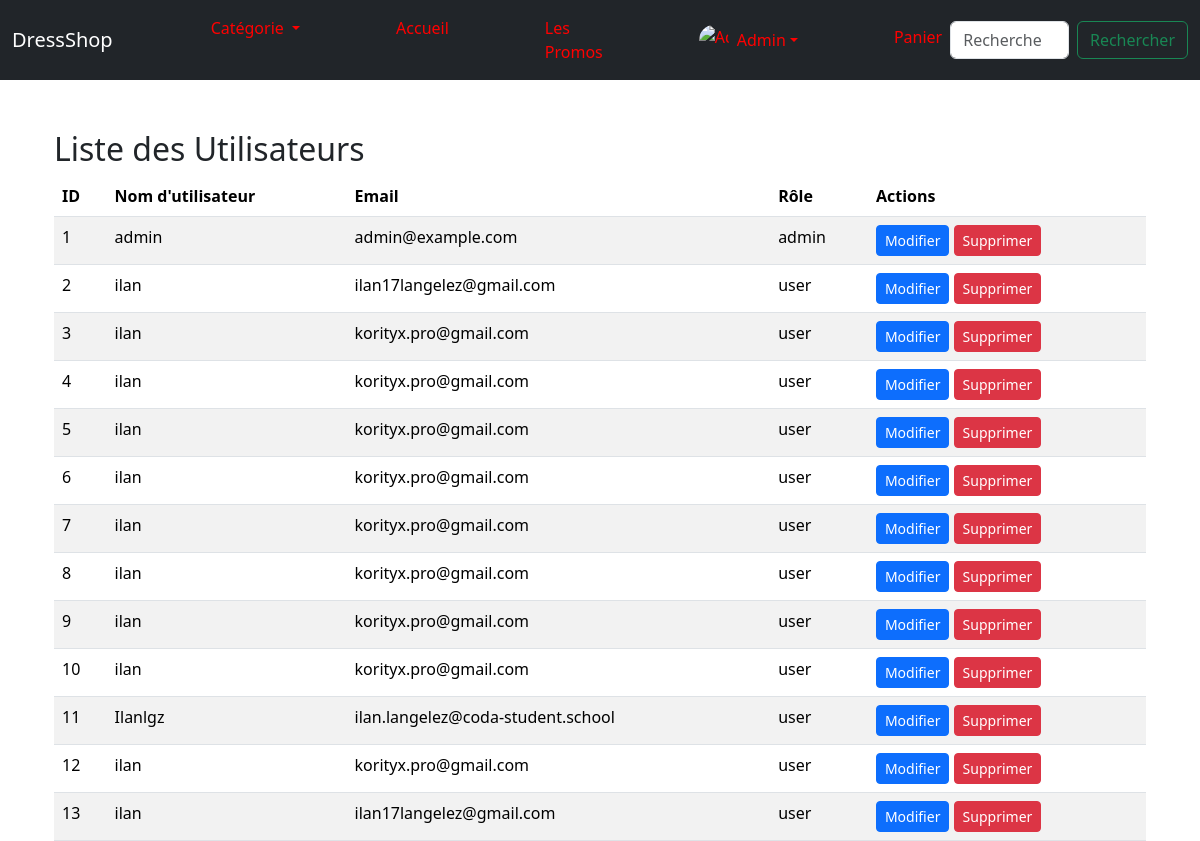
The page /index.php?action=users_list (signed in) on the database as committed earlier.
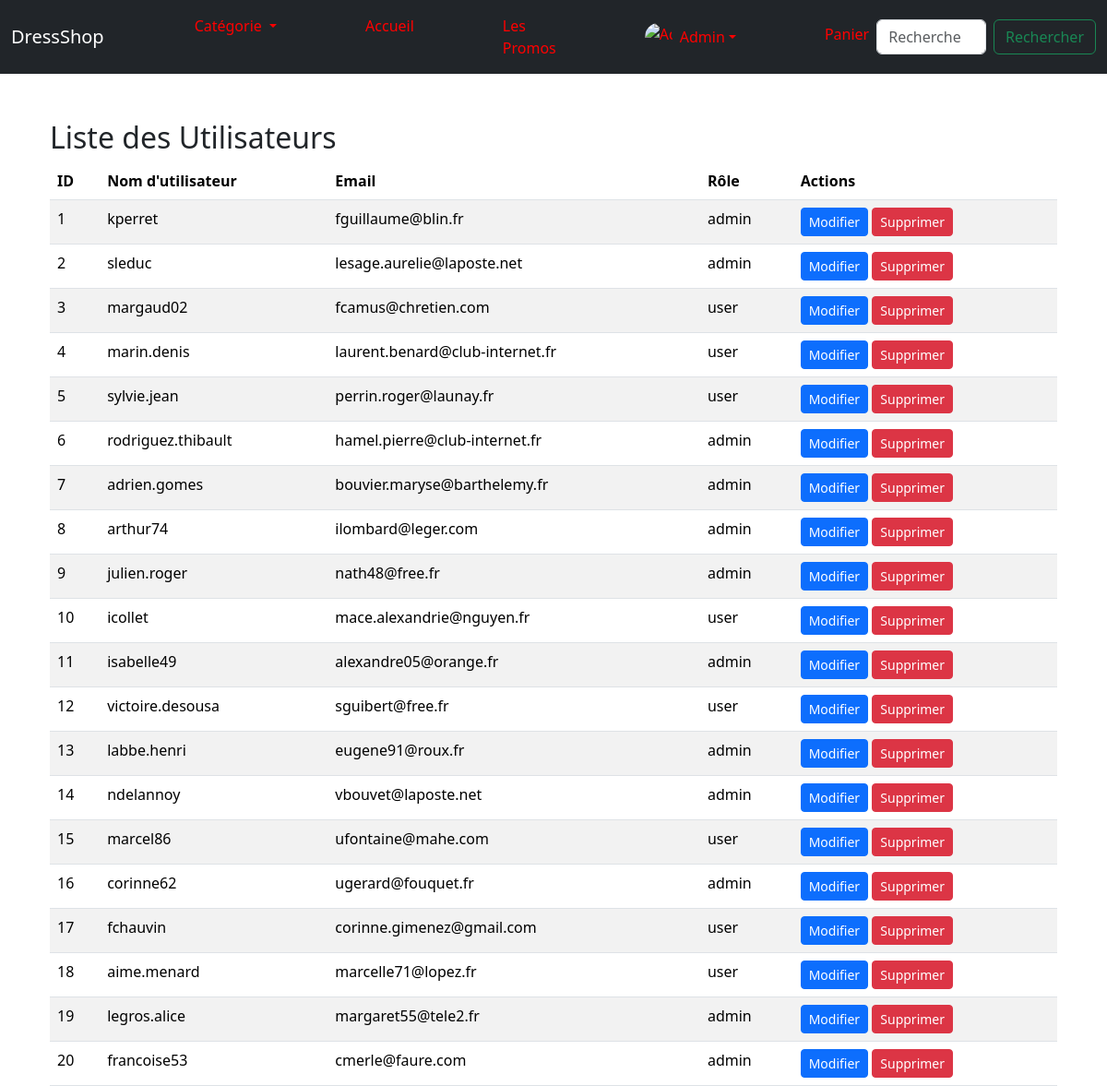
The same page on the database as committed later.
### tables this page shows
CREATE TABLE `users` (
  `id` int(11) NOT NULL,
  `username` varchar(50) NOT NULL,
  `password` varchar(255) NOT NULL,
  `email` varchar(100) NOT NULL,
  `role` enum('admin','user') DEFAULT 'user',
  `created_at` timestamp NOT NULL DEFAULT current_timestamp()
);

### Controller/UserController.php (called while the page is built, shortened)
<?php
require_once __DIR__ . '/../config.php';
function get_all_users() {
    global $pdo;
    $stmt = $pdo->prepare('SELECT id, username, email, role FROM users');
    $stmt->execute();
    return $stmt->fetchAll(PDO::FETCH_ASSOC);
}
?>

### View/admin/users_list.php (the view, shortened to what this page needs)
<?php
require_once __DIR__ . '/../../Controller/auth.php';
$stmt = $pdo->prepare('SELECT id, username, email, role FROM users');
$stmt->execute();
$users = $stmt->fetchAll(PDO::FETCH_ASSOC);
?>
<div class="container mt-4">
    <h2>Liste des Utilisateurs</h2>
    <table class="table table-striped">
        <thead>
            <tr>
                <th>ID</th>
                <th>Nom d'utilisateur</th>
                <th>Email</th>
                <th>Rôle</th>
                <th>Actions</th>
            </tr>
        </thead>
        <tbody>
            <?php foreach ($users as $user): ?>
            <tr>
                <td><?php echo htmlspecialchars($user['id']); ?></td>
                <td><?php echo htmlspecialchars($user['username']); ?></td>
                <td><?php echo htmlspecialchars($user['email']); ?></td>
                <td><?php echo htmlspecialchars($user['role']); ?></td>
                <td>
                    <a href="index.php?action=edit_user&id=<?php echo $user['id']; ?>" class="btn btn-primary btn-sm">Modifier</a>
                    <form action="index.php?action=delete_user" method="post" class="d-inline">
                        <button type="submit" class="btn btn-danger btn-sm" onclick="return confirm('Êtes-vous sûr de vouloir supprimer cet utilisateur ?')">Supprimer</button>
                    </form>
                </td>
            </tr>
            <?php endforeach; ?>
        </tbody>
    </table>
</div>

Rows that differ between the two databases and show on the page:
changed users id 1: username "admin" → "kperret"; email "admin@example.com" → "fguillaume@blin.fr"
changed users id 2: username "ilan" → "sleduc"; email "ilan17langelez@gmail.com" → "lesage.aurelie@laposte.net"; role "user" → "admin"
changed users id 3: username "ilan" → "margaud02"; email "korityx.pro@gmail.com" → "fcamus@chretien.com"
changed users id 4: username "ilan" → "marin.denis"; email "korityx.pro@gmail.com" → "laurent.benard@club-internet.fr"
changed users id 5: username "ilan" → "sylvie.jean"; email "korityx.pro@gmail.com" → "perrin.roger@launay.fr"
changed users id 6: username "ilan" → "rodriguez.thibault"; email "korityx.pro@gmail.com" → "hamel.pierre@club-internet.fr"; role "user" → "admin"
changed users id 7: username "ilan" → "adrien.gomes"; email "korityx.pro@gmail.com" → "bouvier.maryse@barthelemy.fr"; role "user" → "admin"
changed users id 8: username "ilan" → "arthur74"; email "korityx.pro@gmail.com" → "ilombard@leger.com"; role "user" → "admin"
changed users id 9: username "ilan" → "julien.roger"; email "korityx.pro@gmail.com" → "nath48@free.fr"; role "user" → "admin"
changed users id 10: username "ilan" → "icollet"; email "korityx.pro@gmail.com" → "mace.alexandrie@nguyen.fr"
changed users id 11: username "Ilanlgz" → "isabelle49"; email "ilan.langelez@coda-student.school" → "alexandre05@orange.fr"; role "user" → "admin"
changed users id 12: username "ilan" → "victoire.desousa"; email "korityx.pro@gmail.com" → "sguibert@free.fr"
changed users id 13: username "ilan" → "labbe.henri"; email "ilan17langelez@gmail.com" → "eugene91@roux.fr"; role "user" → "admin"
added users: id "14", username "ndelannoy", email "vbouvet@laposte.net", role "admin"
added users: id "15", username "marcel86", email "ufontaine@mahe.com", role "user"
added users: id "16", username "corinne62", email "ugerard@fouquet.fr", role "admin"
added users: id "17", username "fchauvin", email "corinne.gimenez@gmail.com", role "user"
added users: id "18", username "aime.menard", email "marcelle71@lopez.fr", role "user"
added users: id "19", username "legros.alice", email "margaret55@tele2.fr", role "admin"
added users: id "20", username "francoise53", email "cmerle@faure.com", role "admin"
